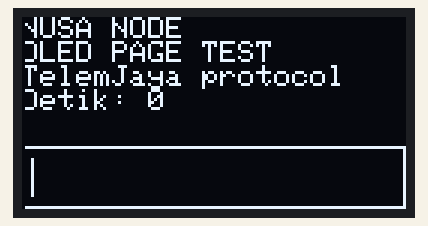
A sketch run on a simulated ESP32. Parts: 128×64 one-colour display. Wiring (inferred from the names in the program): SSD1306 OLED at I2C address 0x3C. What the sketch prints to the serial monitor is not drawn.

Above: at 3.2 s.
At 7.5 s:
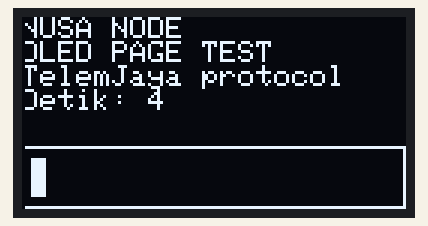
At 11.9 s:
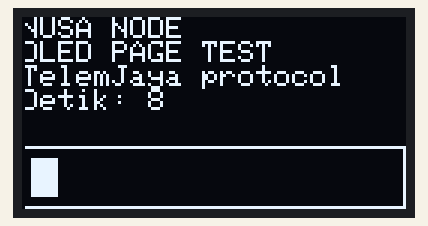
At 20.7 s:
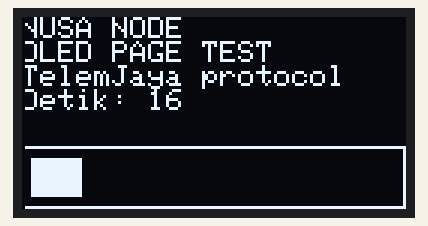
At 29.5 s:
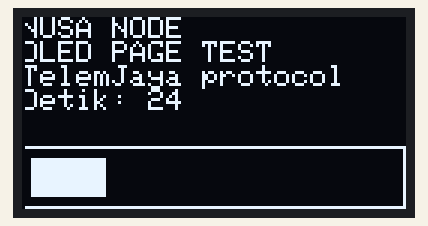
At 38.3 s:
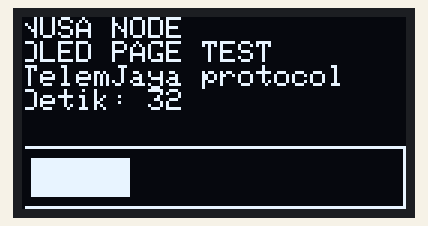

Measured:
- what the display in image 0 shows lasts 1.1 s, from 3.1 s to 4.2 s

The sketch:

OledPageTest.ino
```cpp
#include <Arduino.h>
#include <Wire.h>
#include <Adafruit_GFX.h>

// Protocol reference: Daarma-IC/teelem, telemjaya project:
// modules/esp-lib/esp-i2c.h and Common/thirdparty/gdisp.c.
// Follow its 800 kHz, page-at-a-time transport for CH1115/NFP1115 panels.
GFXcanvas1 canvas(128, 64);
constexpr uint8_t ADDRESS = 0x3C;

uint8_t commands(const uint8_t* bytes, size_t length) {
  Wire.beginTransmission(ADDRESS);
  Wire.write((uint8_t)0x00);
  Wire.write(bytes, length);
  return Wire.endTransmission(true);
}

void setup() {
  Serial.begin(115200);
  delay(1000);
  Wire.begin(21, 22, 800000);
  Wire.setBufferSize(130);
  Wire.setTimeOut(25);
  // Match the reference's page mode and orientation commands.
  const uint8_t init[] = {
    0xAE, 0xD5, 0x80, 0xA8, 0x3F, 0xD3, 0x00, 0x40,
    0x8D, 0x14, 0x20, 0x10, 0xA1, 0xC8, 0x81, 0xCF,
    0xD9, 0xF1, 0xDB, 0x40, 0x2E, 0xA4, 0xA6, 0xAF
  };
  const uint8_t remap[] = {0xA0};
  Serial.printf("[PAGE TEST] SDA21 SCL22 800kHz init=%u\n", commands(init, sizeof(init)));
  Serial.printf("[PAGE TEST] remap=%u\n", commands(remap, sizeof(remap)));
  const uint8_t allOn[] = {0xA5};
  commands(allOn, sizeof(allOn));
  delay(2000);
  const uint8_t ramDisplay[] = {0xA4};
  commands(ramDisplay, sizeof(ramDisplay));
}

void loop() {
  static uint32_t tick = 0;
  canvas.fillScreen(0);
  canvas.setTextColor(1);
  canvas.setTextSize(1);
  canvas.setCursor(0, 0);
  canvas.println("NUSA NODE");
  canvas.println("OLED PAGE TEST");
  canvas.println("TelemJaya protocol");
  canvas.print("Detik: ");
  canvas.println(tick);
  canvas.drawRect(0, 43, 128, 21, 1);
  canvas.fillRect(3, 47, 1 + tick % 120, 13, 1);

  unsigned errors = 0;
  for (uint8_t page = 0; page < 8; ++page) {
    const uint8_t position[] = {0x00, 0x10, (uint8_t)(0xB0 + page)};
    if (commands(position, sizeof(position))) ++errors;
    uint8_t data[128];
    for (unsigned x = 0; x < 128; ++x) {
      uint8_t column = 0;
      for (unsigned bit = 0; bit < 8; ++bit) {
        if (canvas.getPixel(127 - x, page * 8 + bit)) column |= 1U << bit;
      }
      data[x] = column;
    }
    Wire.beginTransmission(ADDRESS);
    Wire.write((uint8_t)0x40);
    Wire.write(data, sizeof(data));
    if (Wire.endTransmission(true)) ++errors;
  }
  Serial.printf("[PAGE TEST] tick=%lu failed_transfers=%u/16\n", (unsigned long)tick++, errors);
  delay(1000);
}
```
